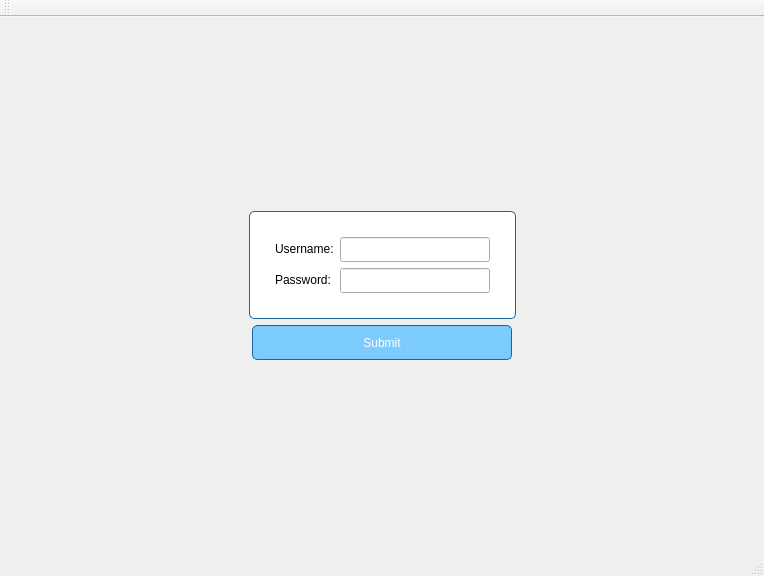
<?xml version="1.0" encoding="UTF-8"?>
<ui version="4.0">
 <class>MainWindow</class>
 <widget class="QMainWindow" name="MainWindow">
  <property name="geometry">
   <rect>
    <x>0</x>
    <y>0</y>
    <width>764</width>
    <height>576</height>
   </rect>
  </property>
  <property name="windowTitle">
   <string>MainWindow</string>
  </property>
  <widget class="QWidget" name="centralWidget">
   <layout class="QVBoxLayout" name="verticalLayout">
    <item>
     <widget class="QStackedWidget" name="stackedWidget">
      <property name="currentIndex">
       <number>0</number>
      </property>
      <widget class="QWidget" name="loginPage">
       <property name="enabled">
        <bool>true</bool>
       </property>
       <layout class="QVBoxLayout" name="verticalLayout_3">
        <item>
         <spacer name="verticalSpacer">
          <property name="orientation">
           <enum>Qt::Vertical</enum>
          </property>
          <property name="sizeHint" stdset="0">
           <size>
            <width>20</width>
            <height>154</height>
           </size>
          </property>
         </spacer>
        </item>
        <item>
         <layout class="QHBoxLayout" name="horizontalLayout_3">
          <property name="topMargin">
           <number>0</number>
          </property>
          <property name="bottomMargin">
           <number>0</number>
          </property>
          <item>
           <spacer name="horizontalSpacer_3">
            <property name="orientation">
             <enum>Qt::Horizontal</enum>
            </property>
            <property name="sizeHint" stdset="0">
             <size>
              <width>40</width>
              <height>20</height>
             </size>
            </property>
           </spacer>
          </item>
          <item>
           <widget class="QFrame" name="formFrame">
            <property name="styleSheet">
             <string notr="true">#formFrame {
border: 1px solid rgb(24, 103, 155);
border-radius: 5px;
background-color: white; }</string>
            </property>
            <layout class="QFormLayout" name="formLayout">
             <property name="leftMargin">
              <number>25</number>
             </property>
             <property name="topMargin">
              <number>25</number>
             </property>
             <property name="rightMargin">
              <number>25</number>
             </property>
             <property name="bottomMargin">
              <number>25</number>
             </property>
             <item row="0" column="0">
              <widget class="QLabel" name="label">
               <property name="text">
                <string>Username:</string>
               </property>
              </widget>
             </item>
             <item row="0" column="1">
              <widget class="QLineEdit" name="userInput">
               <property name="minimumSize">
                <size>
                 <width>150</width>
                 <height>25</height>
                </size>
               </property>
              </widget>
             </item>
             <item row="1" column="0">
              <widget class="QLabel" name="label_2">
               <property name="text">
                <string>Password:</string>
               </property>
              </widget>
             </item>
             <item row="1" column="1">
              <widget class="QLineEdit" name="passwordInput">
               <property name="minimumSize">
                <size>
                 <width>150</width>
                 <height>25</height>
                </size>
               </property>
               <property name="echoMode">
                <enum>QLineEdit::Password</enum>
               </property>
              </widget>
             </item>
            </layout>
           </widget>
          </item>
          <item>
           <spacer name="horizontalSpacer_4">
            <property name="orientation">
             <enum>Qt::Horizontal</enum>
            </property>
            <property name="sizeHint" stdset="0">
             <size>
              <width>40</width>
              <height>20</height>
             </size>
            </property>
           </spacer>
          </item>
         </layout>
        </item>
        <item>
         <layout class="QHBoxLayout" name="horizontalLayout">
          <property name="topMargin">
           <number>0</number>
          </property>
          <item>
           <spacer name="horizontalSpacer">
            <property name="orientation">
             <enum>Qt::Horizontal</enum>
            </property>
            <property name="sizeHint" stdset="0">
             <size>
              <width>40</width>
              <height>20</height>
             </size>
            </property>
           </spacer>
          </item>
          <item>
           <widget class="QPushButton" name="loginButton">
            <property name="minimumSize">
             <size>
              <width>260</width>
              <height>35</height>
             </size>
            </property>
            <property name="focusPolicy">
             <enum>Qt::StrongFocus</enum>
            </property>
            <property name="styleSheet">
             <string notr="true">border: 1px solid rgb(24, 103, 155);
border-radius: 5px;
background-color: rgb(124, 203, 255);
color: white;</string>
            </property>
            <property name="text">
             <string>Submit</string>
            </property>
           </widget>
          </item>
          <item>
           <spacer name="horizontalSpacer_2">
            <property name="orientation">
             <enum>Qt::Horizontal</enum>
            </property>
            <property name="sizeHint" stdset="0">
             <size>
              <width>40</width>
              <height>20</height>
             </size>
            </property>
           </spacer>
          </item>
         </layout>
        </item>
        <item>
         <spacer name="verticalSpacer_2">
          <property name="orientation">
           <enum>Qt::Vertical</enum>
          </property>
          <property name="sizeHint" stdset="0">
           <size>
            <width>20</width>
            <height>154</height>
           </size>
          </property>
         </spacer>
        </item>
       </layout>
      </widget>
      <widget class="QWidget" name="dashboardPage">
       <layout class="QVBoxLayout" name="verticalLayout_2">
        <item>
         <layout class="QGridLayout" name="gridLayout_2">
          <item row="0" column="0">
           <widget class="QFrame" name="chart1">
            <layout class="QVBoxLayout" name="verticalLayout_6"/>
           </widget>
          </item>
          <item row="0" column="1">
           <widget class="QFrame" name="chart2">
            <layout class="QVBoxLayout" name="verticalLayout_9"/>
           </widget>
          </item>
          <item row="0" column="2">
           <widget class="QFrame" name="chart3">
            <layout class="QVBoxLayout" name="verticalLayout_8"/>
           </widget>
          </item>
          <item row="1" column="2">
           <widget class="QFrame" name="chart6">
            <layout class="QVBoxLayout" name="verticalLayout_12"/>
           </widget>
          </item>
          <item row="1" column="1">
           <widget class="QFrame" name="chart5">
            <layout class="QVBoxLayout" name="verticalLayout_11"/>
           </widget>
          </item>
          <item row="1" column="0">
           <widget class="QFrame" name="chart4">
            <layout class="QVBoxLayout" name="verticalLayout_10"/>
           </widget>
          </item>
         </layout>
        </item>
       </layout>
      </widget>
     </widget>
    </item>
   </layout>
  </widget>
  <widget class="QMenuBar" name="menuBar">
   <property name="geometry">
    <rect>
     <x>0</x>
     <y>0</y>
     <width>764</width>
     <height>22</height>
    </rect>
   </property>
  </widget>
  <widget class="QToolBar" name="mainToolBar">
   <attribute name="toolBarArea">
    <enum>TopToolBarArea</enum>
   </attribute>
   <attribute name="toolBarBreak">
    <bool>false</bool>
   </attribute>
  </widget>
  <widget class="QStatusBar" name="statusBar"/>
 </widget>
 <layoutdefault spacing="6" margin="11"/>
 <resources/>
 <connections/>
</ui>
